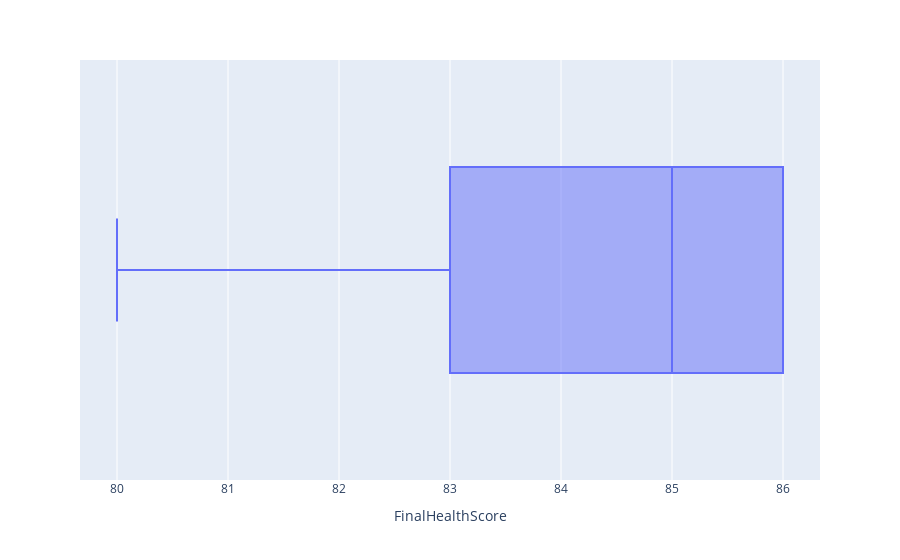

The notebook cell this image was saved under:
### Code cell
fig = px.box(df, x="FinalHealthScore")
fig.show()

### Figure 1 — Plotly figure (JSON) as saved in the notebook; plotly's stock layout.template omitted (floating-point values rounded to 4 significant figures)
{"data": [{"alignmentgroup": "True", "hovertemplate": "FinalHealthScore=%{x}<extra></extra>", "legendgroup": "", "marker": {"color": "#636efa"}, "name": "", "notched": false, "offsetgroup": "", "orientation": "h", "showlegend": false, "type": "box", "x": [86, 86, 80, 86, 84, 86, 86, 82, 83, 84], "x0": " ", "xaxis": "x", "y0": " ", "yaxis": "y"}], "layout": {"boxmode": "group", "legend": {"tracegroupgap": 0}, "margin": {"t": 60}, "xaxis": {"anchor": "y", "domain": [0, 1], "title": {"text": "FinalHealthScore"}}, "yaxis": {"anchor": "x", "domain": [0, 1]}}}
